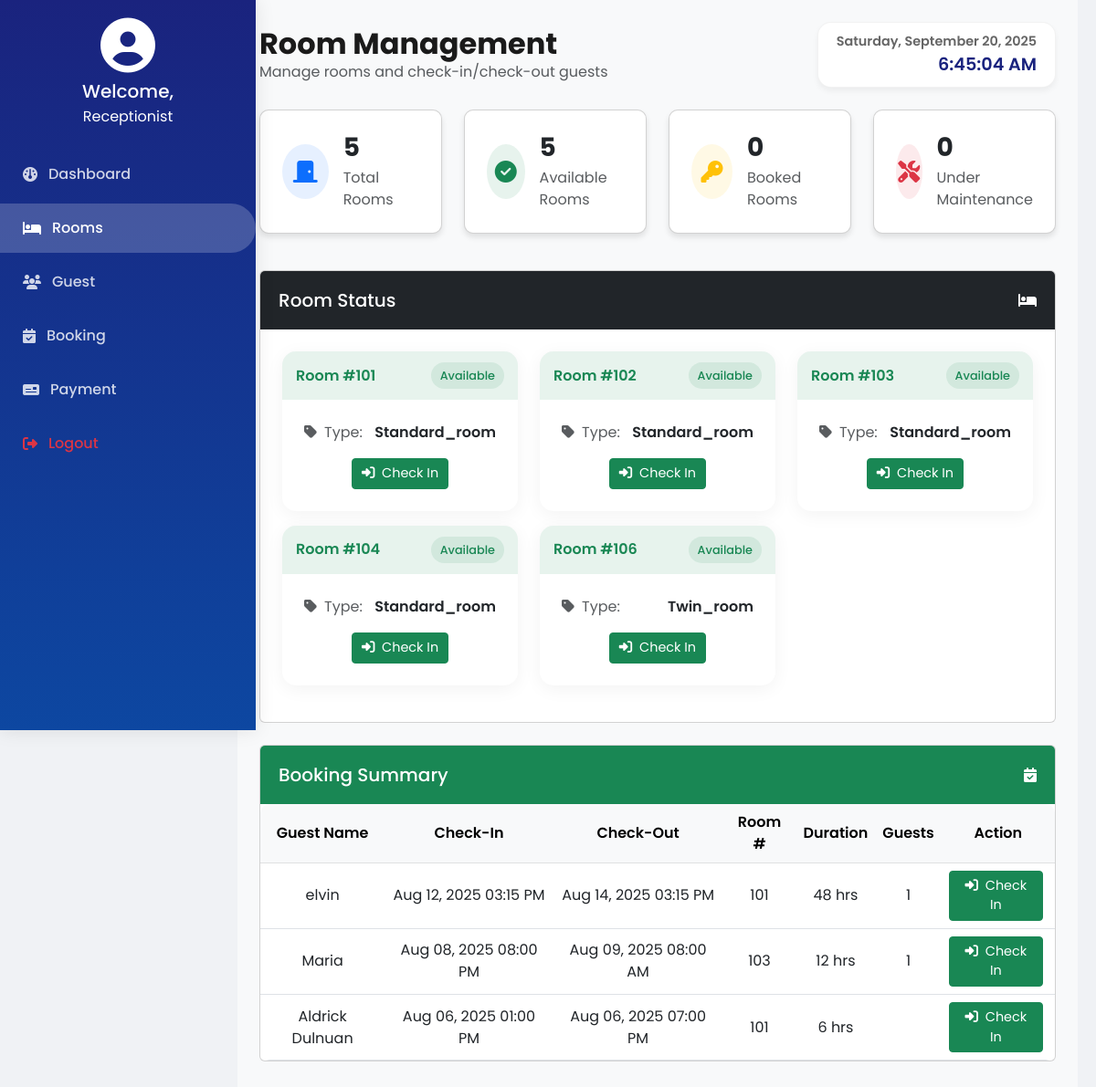
Screenshot of /receptionist-room.php with the database file from the repository.
### tables this page shows
CREATE TABLE IF NOT EXISTS `rooms` (
  `id` int NOT NULL AUTO_INCREMENT,
  `room_number` int NOT NULL,
  `room_type` enum('single','twin_room','standard_room','studio','suite','queen_room','executive_room','suites','accessible_room','hollywood_twin_room','king_room','studio_hotel_rooms','villa','double_hotel_rooms','honeymoon_suite','penthouse_suite','single_hotel_rooms','adjoining_room','presidential_suite','connecting_rooms','quad_room','deluxe_room','double_room','triple_room') NOT NULL,
  `status` enum('available','booked','maintenance') NOT NULL DEFAULT 'available',
  `created_at` timestamp NULL DEFAULT CURRENT_TIMESTAMP,
  `updated_at` timestamp NULL DEFAULT CURRENT_TIMESTAMP ON UPDATE CURRENT_TIMESTAMP,
  `price_3hrs` decimal(10,2) NOT NULL DEFAULT '0.00',
  `price_6hrs` decimal(10,2) NOT NULL DEFAULT '0.00',
  `price_12hrs` decimal(10,2) NOT NULL DEFAULT '0.00',
  `price_24hrs` decimal(10,2) NOT NULL DEFAULT '0.00',
  `price_ot` decimal(10,2) NOT NULL DEFAULT '0.00',
  PRIMARY KEY (`id`) USING BTREE,
  UNIQUE KEY `room_number` (`room_number`) USING BTREE
);

CREATE TABLE IF NOT EXISTS `bookings` (
  `id` int NOT NULL AUTO_INCREMENT,
  `guest_name` varchar(100) DEFAULT NULL,
  `email` varchar(255) DEFAULT NULL,
  `address` text,
  `telephone` varchar(20) DEFAULT NULL,
  `age` int DEFAULT NULL,
  `num_people` int DEFAULT NULL,
  `room_number` varchar(10) DEFAULT NULL,
  `duration` varchar(10) DEFAULT NULL,
  `payment_mode` varchar(10) DEFAULT NULL,
  `reference_number` varchar(50) DEFAULT NULL,
  `booking_token` varchar(20) DEFAULT NULL,
  `amount_paid` double DEFAULT NULL,
  `total_price` double DEFAULT NULL,
  `change_amount` double DEFAULT NULL,
  `start_date` datetime DEFAULT NULL,
  `end_date` datetime DEFAULT NULL,
  `status` varchar(20) NOT NULL DEFAULT 'upcoming',
  `created_at` timestamp NULL DEFAULT CURRENT_TIMESTAMP,
  `cancellation_reason` text,
  `cancelled_at` datetime DEFAULT NULL,
  PRIMARY KEY (`id`)
);

### receptionist-room.php (the view, shortened to what this page needs)
<?php
require_once 'database.php';
$bookedRooms = $conn->query("SELECT COUNT(*) AS booked FROM rooms WHERE status = 'booked'")->fetch_assoc()['booked'] ?? 0;
$maintenanceRooms = $conn->query("SELECT COUNT(*) AS maintenance FROM rooms WHERE status = 'maintenance'")->fetch_assoc()['maintenance'] ?? 0;
$totalRooms = $conn->query("SELECT COUNT(*) AS total FROM rooms")->fetch_assoc()['total'] ?? 0;
$availableRooms = $conn->query("SELECT COUNT(*) AS available FROM rooms WHERE status = 'available'")->fetch_assoc()['available'] ?? 0;
$allRoomsQuery = "
    SELECT r.room_number, r.room_type, r.status,
        (SELECT c.check_out_date
         FROM checkins c
         WHERE c.room_number = r.room_number AND c.check_out_date > NOW()
         ORDER BY c.check_out_date DESC
         LIMIT 1) AS check_out_date
    FROM rooms r
";
$resultRooms = $conn->query($allRoomsQuery);
?>
<!DOCTYPE html>
<html lang="en">
<head>
    <link href="https://cdn.jsdelivr.net/npm/bootstrap@5.3.0/dist/css/bootstrap.min.css" rel="stylesheet">
    <link rel="stylesheet" href="https://cdnjs.cloudflare.com/ajax/libs/font-awesome/6.4.2/css/all.min.css">
    <link href="style.css" rel="stylesheet">
</head>
<body>
<div class="sidebar" id="sidebar">
    <div class="user-info mb-4">
        <i class="fa-solid fa-user-circle mb-2" style="font-size: 60px;"></i>
        <h5 class="mb-1">Welcome,</h5>
        <p id="user-role" class="mb-0">Receptionist</p>
    </div>
    <a href="receptionist-dash.php"><i class="fa-solid fa-gauge"></i> Dashboard</a>
    <a href="receptionist-room.php" class="active"><i class="fa-solid fa-bed"></i> Rooms</a>
    <a href="receptionist-guest.php"><i class="fa-solid fa-users"></i> Guest</a>
    <a href="receptionist-booking.php"><i class="fa-solid fa-calendar-check"></i> Booking</a>
    <a href="receptionist-payment.php"><i class="fa-solid fa-money-check"></i> Payment</a>
    <a href="signin.php" class="mt-auto text-danger"><i class="fa-solid fa-right-from-bracket"></i> Logout</a>
</div>
<div class="content p-4">
    <div class="d-flex justify-content-between align-items-center mb-4">
        <div>
            <h2 class="fw-bold mb-0">Room Management</h2>
            <p class="text-muted mb-0">Manage rooms and check-in/check-out guests</p>
        </div>
        <div class="clock-box text-end">
            <div id="currentDate" class="fw-semibold"></div>
            <div id="currentTime"></div>
        </div>
    </div>
    <div class="row mb-4">
        <div class="col-md-3 mb-3">
            <div class="card stat-card h-100">
                <div class="card-body d-flex align-items-center">
                    <div class="stat-icon bg-primary bg-opacity-10 text-primary me-3">
                        <i class="fas fa-door-closed"></i>
                    </div>
                    <div>
                        <h3 class="fw-bold mb-1"><?= $totalRooms ?></h3>
                        <p class="text-muted mb-0">Total Rooms</p>
                    </div>
                </div>
            </div>
        </div>
        <div class="col-md-3 mb-3">
            <div class="card stat-card h-100">
                <div class="card-body d-flex align-items-center">
                    <div class="stat-icon bg-success bg-opacity-10 text-success me-3">
                        <i class="fas fa-check-circle"></i>
                    </div>
                    <div>
                        <h3 class="fw-bold mb-1"><?= $availableRooms ?></h3>
                        <p class="text-muted mb-0">Available Rooms</p>
                    </div>
                </div>
            </div>
        </div>
        <div class="col-md-3 mb-3">
            <div class="card stat-card h-100">
                <div class="card-body d-flex align-items-center">
                    <div class="stat-icon bg-warning bg-opacity-10 text-warning me-3">
                        <i class="fas fa-key"></i>
                    </div>
                    <div>
                        <h3 class="fw-bold mb-1"><?= $bookedRooms ?></h3>
                        <p class="text-muted mb-0">Booked Rooms</p>
                    </div>
                </div>
            </div>
        </div>
        <div class="col-md-3 mb-3">
            <div class="card stat-card h-100">
                <div class="card-body d-flex align-items-center">
                    <div class="stat-icon bg-danger bg-opacity-10 text-danger me-3">
                        <i class="fas fa-tools"></i>
                    </div>
                    <div>
                        <h3 class="fw-bold mb-1"><?= $maintenanceRooms ?></h3>
                        <p class="text-muted mb-0">Under Maintenance</p>
                    </div>
                </div>
            </div>
        </div>
    </div>
    <div class="card mb-4">
        <div class="card-header bg-dark text-white d-flex justify-content-between align-items-center">
            <h5 class="mb-0">Room Status</h5>
            <i class="fas fa-bed"></i>
        </div>
        <div class="card-body">
            <div class="row">
                <?php while ($room = $resultRooms->fetch_assoc()): ?>
                    <div class="col-md-4 mb-3">
                        <div class="card room-card <?= $room['status'] ?>" onclick="cardClicked(event, <?= $room['room_number']; ?>)">
                            <div class="card-header d-flex justify-content-between align-items-center">
                                <span>Room #<?= htmlspecialchars($room['room_number']); ?></span>
                                <span class="status-badge status-<?= $room['status'] ?>"><?= ucfirst($room['status']) ?></span>
                            </div>
                            <div class="card-body">
                                <div class="d-flex justify-content-between align-items-center mb-3">
                                    <span class="text-muted"><i class="fas fa-tag me-2"></i>Type:</span>
                                    <span class="fw-semibold"><?= ucfirst($room['room_type']) ?></span>
                                </div>
                                <?php if ($room['status'] === 'booked' && !empty($room['check_out_date'])): ?>
                                    <div class="d-flex justify-content-between align-items-center mb-3">
                                        <span class="text-muted"><i class="fas fa-clock me-2"></i>Time Left:</span>
                                        <span class="countdown-timer" data-room="<?= $room['room_number']; ?>" data-checkout="<?= $room['check_out_date']; ?>">Loading...</span>
                                    </div>
                                    <div class="d-flex justify-content-between mt-3">
                                        <form method="POST" action="receptionist-room.php" class="d-inline extend-form">
                                            <input type="hidden" name="room_number" value="<?= $room['room_number']; ?>">
                                            <button type="submit" name="extend" class="btn btn-sm btn-warning">
                                                <i class="fas fa-clock me-1"></i> Extend
                                            </button>
                                        </form>
                                        <form method="POST" action="receptionist-room.php" class="d-inline checkout-form">
                                            <input type="hidden" name="room_number" value="<?= $room['room_number']; ?>">
                                            <button type="submit" name="checkout" class="btn btn-sm btn-danger">
                                                <i class="fas fa-sign-out-alt me-1"></i> Check Out
                                            </button>
                                        </form>
                                    </div>
                                <?php elseif ($room['status'] === 'available'): ?>
                                    <div class="d-flex justify-content-center mt-3">
                                        <a href="check-in.php?room_number=<?= $room['room_number']; ?>" class="btn btn-sm btn-success">
                                            <i class="fas fa-sign-in-alt me-1"></i> Check In
                                        </a>
                                    </div>
                                <?php endif; ?>
                            </div>
                        </div>
                    </div>
                <?php endwhile; ?>
            </div>
        </div>
    </div>
    <div class="card mb-4">
        <div class="card-header bg-success text-white d-flex justify-content-between align-items-center">
            <h5 class="mb-0">Booking Summary</h5>
            <i class="fas fa-calendar-check"></i>
        </div>
        <div class="card-body p-0">
            <div class="table-responsive">
                <table class="table table-hover mb-0">
                    <thead class="table-light">
                        <tr>
                            <th>Guest Name</th>
                            <th>Check-In</th>
                            <th>Check-Out</th>
                            <th>Room #</th>
                            <th>Duration</th>
                            <th>Guests</th>
                            <th>Action</th>
                        </tr>
                    </thead>
                    <tbody>
                        <?php
                            $summary_result = $conn->query("SELECT guest_name, start_date, end_date, room_number, duration, num_people FROM bookings ORDER BY start_date DESC");
                            if ($summary_result->num_rows > 0):
                                while ($booking = $summary_result->fetch_assoc()):
                        ?>
                        <tr>
                            <td class="align-middle"><?= htmlspecialchars($booking['guest_name']) ?></td>
                            <td class="align-middle"><?= date("M d, Y h:i A", strtotime($booking['start_date'])) ?></td>
                            <td class="align-middle"><?= date("M d, Y h:i A", strtotime($booking['end_date'])) ?></td>
                            <td class="align-middle"><?= $booking['room_number'] ?></td>
                            <td class="align-middle"><?= $booking['duration'] ?> hrs</td>
                            <td class="align-middle"><?= $booking['num_people'] ?></td>
                            <td class="align-middle">
                                <?php
                                    $room_check = $conn->prepare("SELECT status FROM rooms WHERE room_number = ?");
                                    $room_check->bind_param("i", $booking['room_number']);
                                    $room_check->execute();
                                    $room_result = $room_check->get_result();
                                    $room = $room_result->fetch_assoc();
                                    if ($room && $room['status'] === 'available'):
                                        $guest = urlencode($booking['guest_name']);
                                        $checkin = urlencode($booking['start_date']);
                                        $checkout = urlencode($booking['end_date']);
                                        $num_people = (int)$booking['num_people'];
                                ?>
                                <a href="check-in.php?room_number=<?= $booking['room_number']; ?>&guest_name=<?= $guest; ?>&checkin=<?= $checkin; ?>&checkout=<?= $checkout; ?>&num_people=<?= $num_people; ?>" class="btn btn-sm btn-success">
                                    <i class="fas fa-sign-in-alt me-1"></i> Check In
                                </a>
                                <?php else: ?>
                                <span class="badge bg-secondary">Room Unavailable</span>
                                <?php endif; ?>
                            </td>
                        </tr>
                        <?php endwhile; else: ?>
                            <tr><td colspan="7" class="text-center py-4 text-muted">No bookings found.</td></tr>
                        <?php endif; ?>
                    </tbody>
                </table>
            </div>
        </div>
    </div>
</div>
</body>
</html>

### rows the page displays
rooms: room_number "101", status "Available", room_type "Standard_room"
rooms: room_number "102", status "Available", room_type "Standard_room"
rooms: room_number "103", status "Available", room_type "Standard_room"
rooms: room_number "104", status "Available", room_type "Standard_room"
rooms: room_number "106", status "Available", room_type "Twin_room"
bookings: guest_name "elvin", start_date "Aug 12, 2025 03:15 PM", end_date "Aug 14, 2025 03:15 PM", room_number "101", duration "48", num_people "1"
bookings: guest_name "Maria", start_date "Aug 08, 2025 08:00 PM", end_date "Aug 09, 2025 08:00 AM", room_number "103", duration "12", num_people "1"
bookings: guest_name "Aldrick Dulnuan", start_date "Aug 06, 2025 01:00 PM", end_date "Aug 06, 2025 07:00 PM", room_number "101", duration "6"

### other values shown
$totalRooms "5"
$availableRooms "5"
$bookedRooms "0"
$maintenanceRooms "0"
